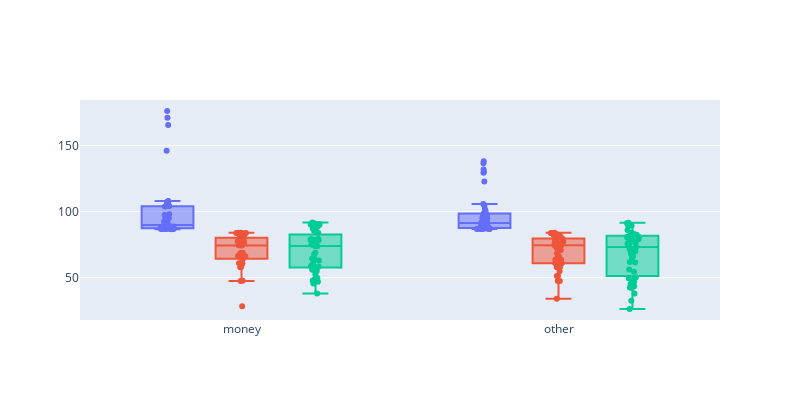

Notebook source saved alongside this figure:
### Code cell
fig = go.Figure()

names = np.array(['money'] * len(mean_bics['biased'][:,0]) + ['other'] * len(mean_bics['biased'][:,0]))
biased_bics = np.array([mean_bics['biased'][:,i] for i in np.arange(2)]).flatten()
heuristic_bics = np.array([mean_bics['heuristic'][:,i] for i in np.arange(2)]).flatten()
rw_bics = np.array([mean_bics['rw'][:,i] for i in np.arange(2)]).flatten()

fig.add_trace(go.Box(
    x = names,
    y = biased_bics,
    boxpoints='all',
    pointpos=0,
    showlegend=False,
))
fig.add_trace(go.Box(
    x = names,
    y = heuristic_bics,
    boxpoints='all',
    pointpos=0,
    showlegend=False,
))
fig.add_trace(go.Box(
    x = names,
    y = rw_bics,
    boxpoints='all',
    pointpos=0,
    showlegend=False,
))

fig.update_layout(
    width=800,
    height=400,
    boxmode='group'
)

fig.show()

### Figure 1 — Plotly figure (JSON) as saved in the notebook; plotly's stock layout.template omitted (floating-point values rounded to 4 significant figures)
{"data": [{"boxpoints": "all", "pointpos": 0, "showlegend": false, "type": "box", "x": ["money", "money", "money", "money", "money", "money", "money", "money", "money", "money", "money", "money", "money", "money", "money", "money", "money", "money", "money", "money", "money", "money", "money", "money", "money", "money", "money", "money", "money", "money", "money", "money", "money", "money", "money", "money", "money", "money", "money", "money", "money", "money", "money", "other", "other", "other", "other", "other", "other", "other", "other", "other", "other", "other", "other", "other", "other", "other", "other", "other", "other", "other", "other", "other", "other", "other", "other", "other", "other", "other", "other", "other", "other", "other", "other", "other", "other", "other", "other", "other", "other", "other", "other", "other", "other", "other"], "y": [94.99, 93.57, 171.0, 88.23, 106.0, 86.86, 94.87, 165.5, 105.8, 92.31, 95.16, 97.4, 107.5, 89.6, 89.26, 89.25, 88.68, 95.07, 87.38, 87.03, 90.0, 87.54, 86.84, 86.87, 86.71, 86.86, 88.79, 176.1, 146.1, 104.4, 87.39, 92.66, 89.28, 104.3, 87.12, 108.0, 88.26, 104.2, 86.9, 87.23, 104.0, 87.06, 97.96, 89.64, 87.65, 98.82, 89.61, 87.0, 87.52, 93.4, 86.8, 97.65, 95.03, 95.08, 122.8, 138.2, 104.6, 91.27, 86.89, 91.54, 91.48, 86.79, 100.6, 87.11, 91.7, 86.95, 89.27, 87.57, 129.4, 129.9, 136.5, 95.11, 87.28, 87.28, 93.66, 90.69, 105.8, 87.06, 131.9, 89.75, 92.48, 102.0, 96.12, 87.56, 89.73, 87.68]}, {"boxpoints": "all", "pointpos": 0, "showlegend": false, "type": "box", "x": ["money", "money", "money", "money", "money", "money", "money", "money", "money", "money", "money", "money", "money", "money", "money", "money", "money", "money", "money", "money", "money", "money", "money", "money", "money", "money", "money", "money", "money", "money", "money", "money", "money", "money", "money", "money", "money", "money", "money", "money", "money", "money", "money", "other", "other", "other", "other", "other", "other", "other", "other", "other", "other", "other", "other", "other", "other", "other", "other", "other", "other", "other", "other", "other", "other", "other", "other", "other", "other", "other", "other", "other", "other", "other", "other", "other", "other", "other", "other", "other", "other", "other", "other", "other", "other", "other"], "y": [60.98, 57.92, 76.07, 76.16, 81.01, 82.06, 83.65, 66.35, 68.79, 47.49, 81.17, 82.62, 66.19, 61.06, 66.36, 83.93, 77.62, 76.08, 77.67, 66.22, 60.78, 66.27, 66.29, 74.57, 84.05, 63.72, 47.74, 66.3, 68.63, 83.8, 83.62, 28.53, 77.72, 68.65, 77.6, 84.04, 58.12, 74.49, 74.53, 77.56, 60.86, 83.24, 60.98, 68.56, 51.26, 74.59, 76.23, 76.15, 80.03, 81.93, 51.35, 82.62, 66.25, 82.69, 83.96, 63.67, 72.72, 77.64, 83.95, 76.1, 54.96, 83.62, 72.72, 58.03, 60.93, 57.97, 60.98, 80.13, 47.49, 63.7, 79.01, 74.6, 83.92, 76.11, 34.03, 81.99, 47.49, 63.73, 78.9, 70.72, 57.95, 76.09, 66.13, 74.5, 83.15, 60.96]}, {"boxpoints": "all", "pointpos": 0, "showlegend": false, "type": "box", "x": ["money", "money", "money", "money", "money", "money", "money", "money", "money", "money", "money", "money", "money", "money", "money", "money", "money", "money", "money", "money", "money", "money", "money", "money", "money", "money", "money", "money", "money", "money", "money", "money", "money", "money", "money", "money", "money", "money", "money", "money", "money", "money", "money", "other", "other", "other", "other", "other", "other", "other", "other", "other", "other", "other", "other", "other", "other", "other", "other", "other", "other", "other", "other", "other", "other", "other", "other", "other", "other", "other", "other", "other", "other", "other", "other", "other", "other", "other", "other", "other", "other", "other", "other", "other", "other", "other"], "y": [78.49, 49.77, 78.67, 58.87, 91.72, 73.88, 87.31, 57.61, 79.33, 56.08, 91.05, 90.62, 64.24, 47.01, 75.21, 89.91, 74.0, 60.78, 67.84, 55.12, 45.58, 56.06, 68.96, 78.36, 78.81, 52.7, 79.27, 48.6, 83.77, 85.63, 88.82, 38.09, 90.31, 63.0, 64.51, 89.69, 76.73, 58.46, 58.36, 77.9, 47.89, 85.04, 74.22, 76.45, 38.16, 81.89, 89.48, 68.35, 76.01, 80.55, 56.23, 83.96, 54.55, 91.29, 89.32, 61.94, 71.47, 78.86, 91.64, 73.22, 46.97, 80.17, 65.4, 43.52, 50.2, 46.75, 42.27, 83.1, 45.31, 75.95, 90.01, 66.31, 81.07, 71.81, 26.36, 90.48, 32.65, 42.54, 78.15, 70.1, 78.42, 86.06, 61.52, 81.07, 82.58, 49.6]}], "layout": {"boxmode": "group", "height": 400, "width": 800}}
